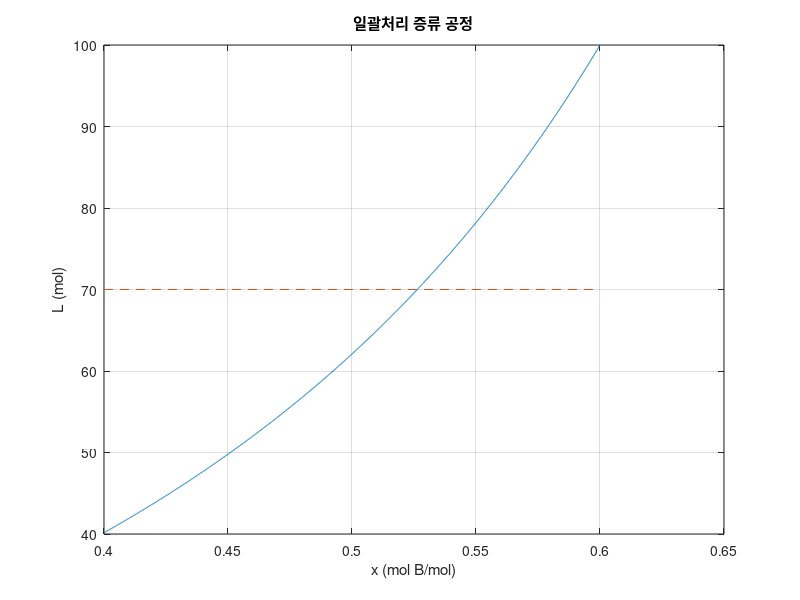

Here is the MATLAB script that generated this plot:
% [실습] 일괄처리(batch) 증류 공정 (W4, 2장 수치/셀/구조체 배열 (2))
% L = 100*(x/0.6)^0.625 * ((1-x)/0.4)^(-1.625)
% L = 70 일 때의 벤젠 몰 비율 x를 그래프에서 읽는다.

% 벤젠 몰 비율 x (처음 0.6에서 증류가 진행되며 줄어든다)
x = 0.4:0.0001:0.6;

% 배열 지수승(.^)과 원소-대-원소 곱셈(.*) 사용
L = 100*(x/0.6).^0.625 .* ((1-x)/0.4).^(-1.625);

% x 대 L 그래프
plot(x, L, [0.4, 0.6], [70, 70], '--')
xlabel('x (mol B/mol)')
ylabel('L (mol)')
title('일괄처리 증류 공정')
grid on

% L = 70 에 가장 가까운 점의 x 값을 숫자로 구한다
% (수송 경로 분석 예제처럼 [값, 위치] = min(...) 사용)
[diff_min, k] = min(abs(L - 70));
x_70 = x(k)        % 벤젠의 몰 비율 (약 0.5263)
L_70 = L(k)        % 그때의 L 값 (약 70.00)
